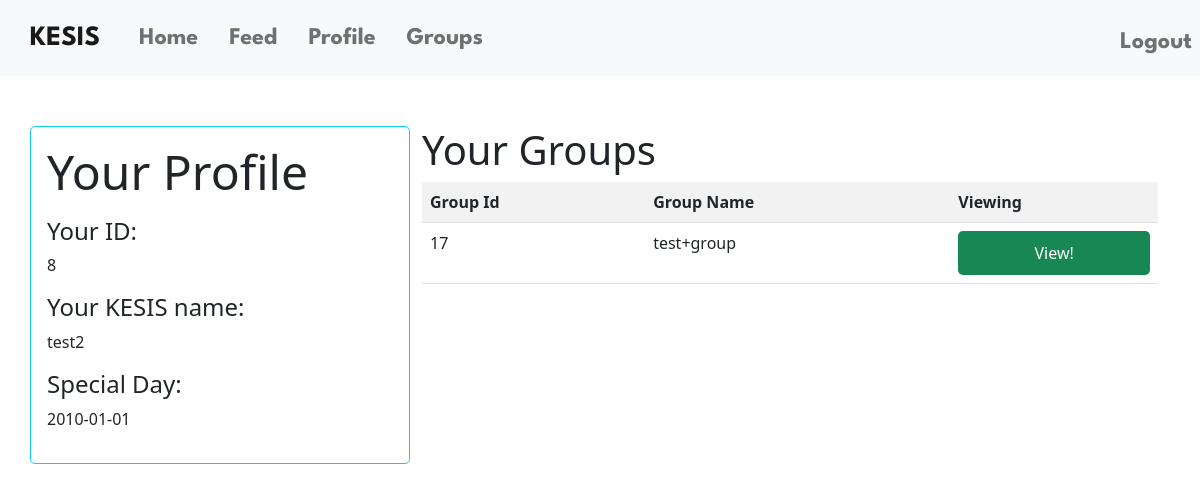
/profile (signed in), run on an earlier commit of the app's database.
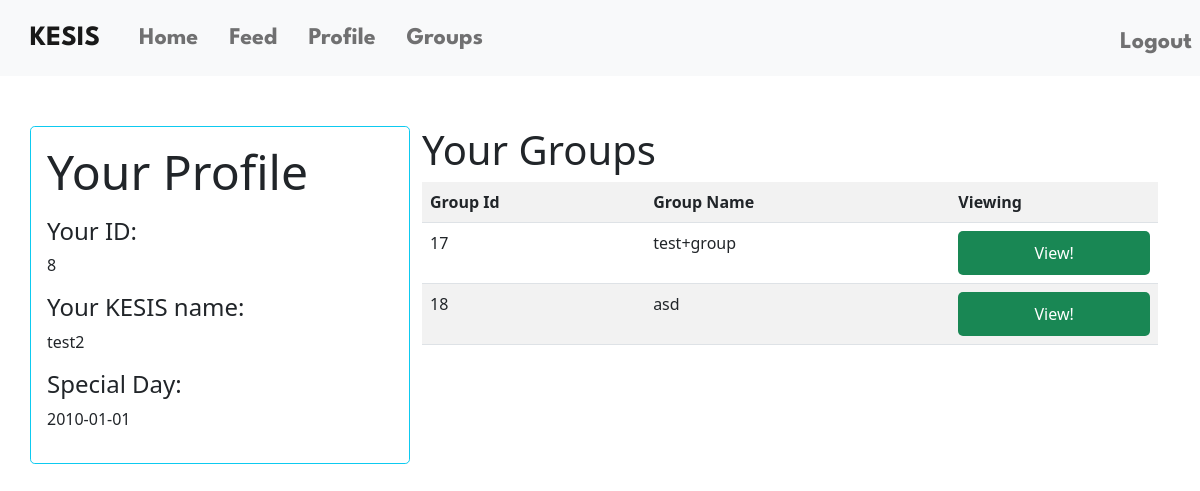
And on a later commit of the database.
### tables this page shows
CREATE TABLE users (
id INTEGER PRIMARY KEY AUTOINCREMENT NOT NULL,
username TEXT NOT NULL,
hash TEXT NOT NULL,
birthday DATE NOT NULL);

CREATE TABLE groups (
group_id INTEGER PRIMARY KEY AUTOINCREMENT NOT NULL,
group_name TEXT NOT NULL,
group_pass TEXT NOT NULL);

### app.py (the view)
@app.route("/profile", methods=["GET"])
@login_required
def profile():
    if request.method == "GET":
        users_information = db.execute("SELECT id as 'Your ID: ', username as 'Your KESIS name: ', birthday AS 'Special Day:' FROM users WHERE id = ? ", session["user_id"])
        users_groups = db.execute("SELECT group_id, group_name FROM groups WHERE group_id IN (SELECT group_id FROM group_members WHERE user_id = ?)", session["user_id"])
        return render_template("profile.html", users_groups=users_groups, users_information=users_information)

### app.py (called while the page is built)
@app.after_request
def after_request(response):
    response.headers["Cache-Control"] = "no-cache, no-store, must-revalidate"
    response.headers["Expires"] = 0
    response.headers["Pragma"] = "no-cache"
    return response

### helpers.py (called while the page is built)
def login_required(f):
    @wraps(f)
    def decorated_function(*args, **kwargs):
        if session.get("user_id") is None:
            return redirect("/login")
        return f(*args, **kwargs)
    return decorated_function

### templates/profile.html (shortened to what this page needs)
{% extends "layout.html" %}
{% block main %}
<div class="container">
    <div class="row">
        <div class="col-4 p-3 bg-light bg-opacity-10 border border-info rounded-3">
            <p class="display-5"> Your Profile</p>
            <div class="row">
                <div class="col-8">
                  <div data-bs-spy="scroll" data-bs-target="#list-example" data-bs-smooth-scroll="true" class="scrollspy-example" tabindex="0">
                    {% for dict in users_information%}
                        {% for key in dict.keys()%}
                            <h4 id="list-item-1"> {{key}}</h4>
                            <p> {{dict[key]}}</p>
                        {% endfor %}
                    {% endfor %}
                  </div>
                </div>
              </div>
        </div>
        <div class = "col-8">
            <h1 class="display-6"> Your Groups</h1>
            <table class="table table-striped">
                <tr>
                    <th>Group Id</th>
                    <th>Group Name</th>
                    <th>Viewing</th>
                </tr>
                {%for group in users_groups%}
                    <tr>
                        {%for data in group.values()%}
                            <td>
                                {{data}}
                            </td>
                        {%endfor%}
                        <td>
                            <button type="button" name = "view" value = "{{group.values['group_id']}}" class="btn btn-success">View!</button>
                        </td>
                    </tr>
                {%endfor%}
            </table>
        </div>
    </div>
</div>
{% endblock %}

### templates/layout.html (shortened to what this page needs)
<!DOCTYPE html>
<html lang="en">
    <head>
        <link href="https://cdn.jsdelivr.net/npm/bootstrap@5.1.3/dist/css/bootstrap.min.css" rel="stylesheet">
        <link href="/static/styles.css" rel="stylesheet">
    </head>
    <body>
        <nav class="navbar navbar-expand-lg navbar-light bg-light">
            <a class="navbar-brand fs-3" class="leauge" href="/"> KESIS</a>
            <div class="collapse navbar-collapse" id="navbarNav">
                {% if session["user_id"] %}
                    <ul class="navbar-nav ml-auto">
                        <li class="nav-item active">
                            <a class="nav-link fs-4" href="/">Home</a>
                        </li>
                        <li class="nav-item active">
                            <a class="nav-link fs-4" href="/feed">Feed</a>
                        </li>
                        <li class="nav-item fs-4">
                            <a class="nav-link" href="/profile">Profile</a>
                        </li>
                        <li class="nav-item fs-4">
                            <a class="nav-link" href="/groups">Groups</a>
                        </li>
                    </ul>
                    <ul class="navbar-nav ms-auto mt-2">
                        <li class="nav-item fs-4">
                            <a class="nav-link" href="/logout">Logout </a>
                        </li>
                    </ul>
                {% endif %}
            </div>
         </nav>
        <main>
            {% block main %}{% endblock %}
        </main>
    </body>
</html>

### static/styles.css (style rules this page uses)
.btn { width: 100%; padding: 10px; color: #fff; border: none; border-radius: 5px; }
.navbar { background-color: #f8f9fa; }
.navbar-brand { color: #6c757d; font-family: 'League Spartan', sans-serif; font-weight: 700; margin-left: 30px; }
.nav-link { color: #6c757d; font-family: 'League Spartan', sans-serif; font-weight: 700; margin-left: 15px; }
.container { margin-top: 50px; }

What changed in the data, as far as the page shows it:
added groups: values "18", group_name "asd"
